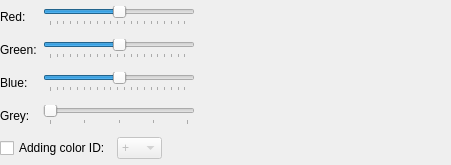
<?xml version="1.0" encoding="UTF-8"?>
<ui version="4.0">
 <class>PanelColorsTransition</class>
 <widget class="QWidget" name="PanelColorsTransition">
  <property name="geometry">
   <rect>
    <x>0</x>
    <y>0</y>
    <width>451</width>
    <height>165</height>
   </rect>
  </property>
  <property name="windowTitle">
   <string>Form</string>
  </property>
  <layout class="QGridLayout" name="gridLayout_2">
   <property name="leftMargin">
    <number>0</number>
   </property>
   <property name="topMargin">
    <number>0</number>
   </property>
   <property name="rightMargin">
    <number>0</number>
   </property>
   <property name="bottomMargin">
    <number>0</number>
   </property>
   <item row="0" column="0">
    <layout class="QVBoxLayout" name="verticalLayout">
     <item>
      <layout class="QGridLayout" name="gridLayout" columnstretch="0,0,0">
       <item row="1" column="0">
        <widget class="QLabel" name="labelGreen">
         <property name="text">
          <string>Green:</string>
         </property>
        </widget>
       </item>
       <item row="3" column="2">
        <widget class="PanelPrimitiveValue" name="panelPrimitiveGrey" native="true">
         <property name="minimumSize">
          <size>
           <width>250</width>
           <height>27</height>
          </size>
         </property>
         <property name="maximumSize">
          <size>
           <width>250</width>
           <height>27</height>
          </size>
         </property>
        </widget>
       </item>
       <item row="3" column="1">
        <widget class="QSlider" name="horizontalSliderGrey">
         <property name="minimum">
          <number>0</number>
         </property>
         <property name="maximum">
          <number>100</number>
         </property>
         <property name="tracking">
          <bool>true</bool>
         </property>
         <property name="orientation">
          <enum>Qt::Horizontal</enum>
         </property>
         <property name="tickPosition">
          <enum>QSlider::TicksBelow</enum>
         </property>
         <property name="tickInterval">
          <number>25</number>
         </property>
        </widget>
       </item>
       <item row="2" column="2">
        <widget class="PanelPrimitiveValue" name="panelPrimitiveBlue" native="true">
         <property name="minimumSize">
          <size>
           <width>250</width>
           <height>27</height>
          </size>
         </property>
         <property name="maximumSize">
          <size>
           <width>250</width>
           <height>27</height>
          </size>
         </property>
        </widget>
       </item>
       <item row="0" column="0">
        <widget class="QLabel" name="labelRed">
         <property name="text">
          <string>Red:</string>
         </property>
        </widget>
       </item>
       <item row="0" column="1">
        <widget class="QSlider" name="horizontalSliderRed">
         <property name="minimum">
          <number>-255</number>
         </property>
         <property name="maximum">
          <number>255</number>
         </property>
         <property name="tracking">
          <bool>true</bool>
         </property>
         <property name="orientation">
          <enum>Qt::Horizontal</enum>
         </property>
         <property name="tickPosition">
          <enum>QSlider::TicksBelow</enum>
         </property>
         <property name="tickInterval">
          <number>25</number>
         </property>
        </widget>
       </item>
       <item row="1" column="2">
        <widget class="PanelPrimitiveValue" name="panelPrimitiveGreen" native="true">
         <property name="minimumSize">
          <size>
           <width>250</width>
           <height>27</height>
          </size>
         </property>
         <property name="maximumSize">
          <size>
           <width>250</width>
           <height>27</height>
          </size>
         </property>
        </widget>
       </item>
       <item row="0" column="2">
        <widget class="PanelPrimitiveValue" name="panelPrimitiveRed" native="true">
         <property name="minimumSize">
          <size>
           <width>250</width>
           <height>27</height>
          </size>
         </property>
         <property name="maximumSize">
          <size>
           <width>250</width>
           <height>27</height>
          </size>
         </property>
        </widget>
       </item>
       <item row="2" column="0">
        <widget class="QLabel" name="labelBlue">
         <property name="text">
          <string>Blue:</string>
         </property>
        </widget>
       </item>
       <item row="3" column="0">
        <widget class="QLabel" name="labelGrey">
         <property name="text">
          <string>Grey:</string>
         </property>
        </widget>
       </item>
       <item row="1" column="1">
        <widget class="QSlider" name="horizontalSliderGreen">
         <property name="minimum">
          <number>-255</number>
         </property>
         <property name="maximum">
          <number>255</number>
         </property>
         <property name="tracking">
          <bool>true</bool>
         </property>
         <property name="orientation">
          <enum>Qt::Horizontal</enum>
         </property>
         <property name="tickPosition">
          <enum>QSlider::TicksBelow</enum>
         </property>
         <property name="tickInterval">
          <number>25</number>
         </property>
        </widget>
       </item>
       <item row="2" column="1">
        <widget class="QSlider" name="horizontalSliderBlue">
         <property name="minimum">
          <number>-255</number>
         </property>
         <property name="maximum">
          <number>255</number>
         </property>
         <property name="tracking">
          <bool>true</bool>
         </property>
         <property name="orientation">
          <enum>Qt::Horizontal</enum>
         </property>
         <property name="tickPosition">
          <enum>QSlider::TicksBelow</enum>
         </property>
         <property name="tickInterval">
          <number>25</number>
         </property>
        </widget>
       </item>
      </layout>
     </item>
     <item>
      <layout class="QHBoxLayout" name="horizontalLayout" stretch="0,0,0,1">
       <item>
        <widget class="QCheckBox" name="checkBoxColor">
         <property name="text">
          <string>Adding color ID:</string>
         </property>
        </widget>
       </item>
       <item>
        <widget class="QComboBox" name="comboBoxColor">
         <property name="enabled">
          <bool>false</bool>
         </property>
         <property name="minimumSize">
          <size>
           <width>45</width>
           <height>0</height>
          </size>
         </property>
         <property name="maximumSize">
          <size>
           <width>45</width>
           <height>16777215</height>
          </size>
         </property>
         <item>
          <property name="text">
           <string>+</string>
          </property>
         </item>
         <item>
          <property name="text">
           <string>-</string>
          </property>
         </item>
        </widget>
       </item>
       <item>
        <widget class="PanelPrimitiveValue" name="panelPrimitiveColor" native="true">
         <property name="enabled">
          <bool>false</bool>
         </property>
         <property name="minimumSize">
          <size>
           <width>250</width>
           <height>27</height>
          </size>
         </property>
         <property name="maximumSize">
          <size>
           <width>250</width>
           <height>27</height>
          </size>
         </property>
        </widget>
       </item>
       <item>
        <spacer name="horizontalSpacer_9">
         <property name="orientation">
          <enum>Qt::Horizontal</enum>
         </property>
         <property name="sizeHint" stdset="0">
          <size>
           <width>68</width>
           <height>20</height>
          </size>
         </property>
        </spacer>
       </item>
      </layout>
     </item>
    </layout>
   </item>
  </layout>
 </widget>
 <customwidgets>
  <customwidget>
   <class>PanelPrimitiveValue</class>
   <extends>QWidget</extends>
   <header>panelprimitivevalue.h</header>
   <container>1</container>
  </customwidget>
 </customwidgets>
 <resources/>
 <connections/>
</ui>
